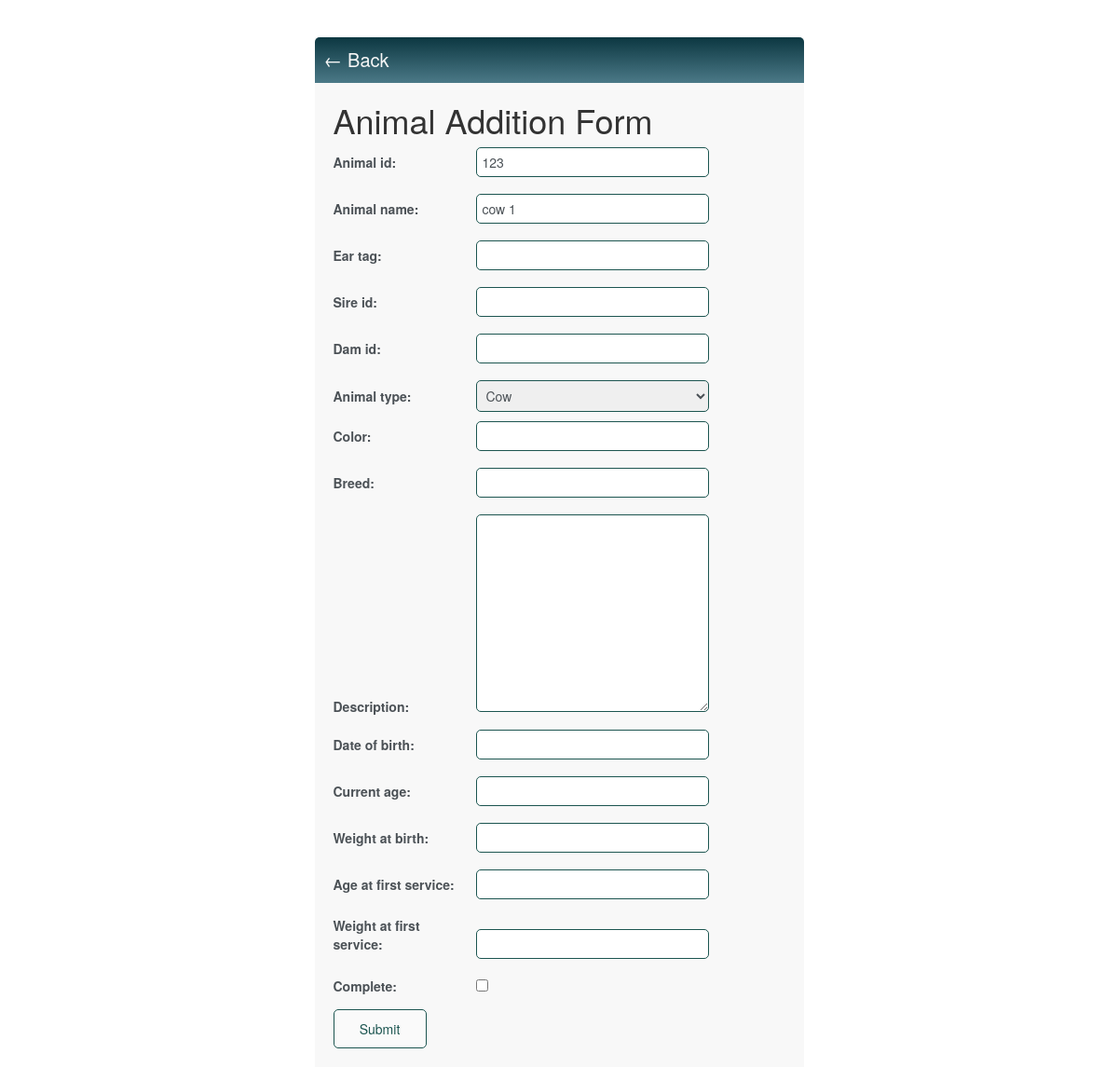
The page /update-animal/6/ (signed in) on the database its author committed.
### base/models.py (models this page shows, shortened)
class Animal(models.Model):
    COW = 'cow'
    BULL = 'bull'
    HEIFER = 'heifer'
    CALF = 'calf'
    ANIMAL_TYPE_CHOICES = [
        (COW, 'Cow'),
        (BULL, 'Bull'),
        (HEIFER, 'Heifer'),
        (CALF, 'Calf'),
    ]
    farmer = models.ForeignKey(User,on_delete=models.CASCADE, null=True, blank=True) #a farmer will have more than one animal
    animal_id = models.CharField(max_length=50, unique=True)
    animal_name = models.CharField(max_length=100)
    ear_tag = models.CharField(max_length=50, null=True, blank=True)
    sire_id = models.CharField(max_length=50,  null=True, blank=True)
    dam_id = models.CharField(max_length=50, null=True, blank=True)
    animal_type = models.CharField(max_length=100, choices=ANIMAL_TYPE_CHOICES)
    color = models.CharField(max_length=50,  null=True, blank=True)
    breed = models.CharField(max_length=100,  null=True, blank=True)
    description=models.TextField( null=True, blank=True)
    date_of_birth = models.DateField( null=True, blank=True)
    current_age = models.IntegerField( null=True, blank=True)  # In months, years, or any other appropriate unit
    weight_at_birth = models.DecimalField(max_digits=10, decimal_places=2,  null=True, blank=True)  # In whatever appropriate unit
    age_at_first_service = models.IntegerField( null=True, blank=True)  # In months, years, or any other appropriate unit
    weight_at_first_service = models.DecimalField(max_digits=10, decimal_places=2, null=True, blank=True)  # In whatever appropriate unit
    complete = models.BooleanField(default=False)
    created = models.DateTimeField(auto_now_add=True)
    class Meta:
        ordering =['complete']

### base/views.py (the view)
# urls.py: path('update-animal/<int:pk>/', AnimalUpdate.as_view(), name='update-animal'),
class AnimalUpdate(LoginRequiredMixin, UpdateView):
    model = Animal
    fields =  ['animal_id', 'animal_name', 'ear_tag', 'sire_id', 'dam_id', 'animal_type', 'color', 'breed', 'description', 'date_of_birth', 'current_age', 'weight_at_birth', 'age_at_first_service', 'weight_at_first_service', 'complete']
    success_url = reverse_lazy('animals')

### templates/base/animal_form.html
{% extends 'base/main.html' %}
{% block content %}
<div class="form-body">
  <div class="header-bar">
    <a href="{% url 'animals' %}">&#8592; Back</a>
  </div>
  <div class="card-body">
    <h1>Animal Addition Form</h1>
    <form action="" method="POST">
      {% csrf_token %} {{form.as_p}}
      <input class="button" type="submit" value="Submit" />
    </form>
  </div>
</div>
{% endblock content%}

### static/css/styles.css (style rules this page uses)
:root { --bg-color1: #f8f8f8; --bg-color2: #f9f9f9; --orange-color1: #eb796f; --orange-color: #1c5550; --white-color: #fff; --paragraph-color: #4b5156; --margin-sm: 5px; --margin-m: 10px; --margin-l: 20px; --margin-xl: 30px; --padding-sm: 5px; --padding-m: 10px; --padding-l: 20px; --padding-xl: 30px; --size-sm: 5px; --size-m: 10px; --size-l: 20px; --size-xl: 30px; }
body, html { background-color: #fff; font-family: "Nunito", sans-serif; padding-top: 0; width: 100% !important; height: 100%; margin: 0; }
h1, h2, h3, h4, h5, h6 { font-family: "Raleway", sans-serif; }
a, p { color: var(--paragraph-color); }
.header-bar { display: flex; justify-content: space-between; color: var(--white-color); padding: var(--padding-m); border-radius: 5px 5px 0 0; background: linear-gradient(to bottom, #0c3741, #4b7987); }
.header-bar a { text-decoration: none; color: rgb(247, 247, 247); }
input[type="email"], input[type="password"], textarea, input[type="text"], input[type="date"], input[type="number"], select { border: 1px solid var(--orange-color); border-radius: var(--size-sm); box-sizing: border-box; padding: var(--padding-sm); width: 250px; margin-bottom: 8px; }
input[type="checkbox"] { margin-right: var(--margin-sm); border: 1px solid var(--orange-color); }
label { display: block; width: 150px; margin-bottom: 10px; font-weight: bold; }
.button { border: 1px solid var(--orange-color); background-color: #fafafa; color: var(--orange-color); padding: var(--padding-m); font-size: 14px; border-radius: var(--size-sm); cursor: pointer; text-decoration: none; }
.form-body { width: 50%; background-color: var(--bg-color1); margin: auto; margin-top: 40px; }
.form-body .header-bar { margin-top: 40px; }
.form-body .header-bar a { font-size: 20px; }
.card-body { padding: var(--padding-l); }
.card-body .button { margin: 0 auto; width: 100px; text-align: center; place-self: center; }
.card-body h1 { margin-top: 0; }

### rows shown on the page
Animal: animal_id "123", animal_name "cow 1", animal_type "Cow"
